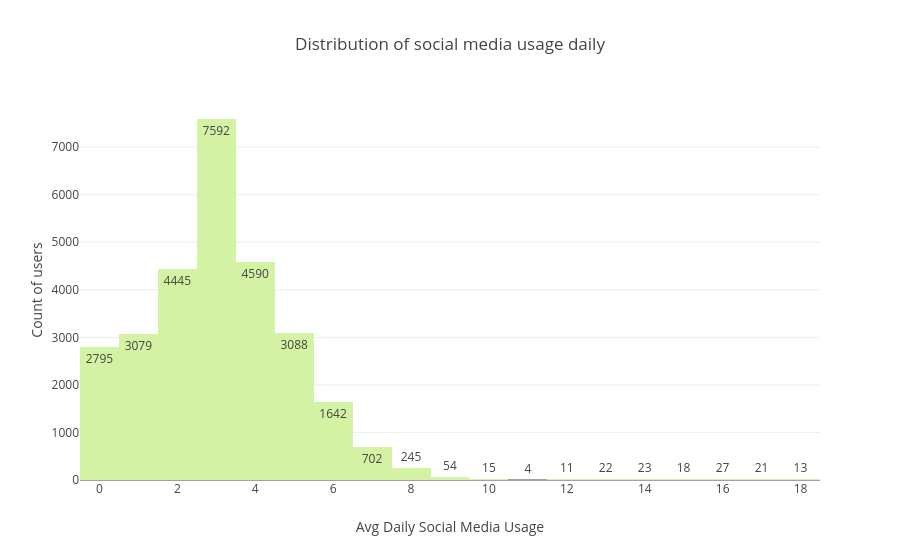

Notebook code cell kept with this figure:
### Markdown cell above
Q1: How much time users spend on social media daily?

### Code cell
fig=px.histogram(df,x="daily_social_media_time",text_auto=True,nbins=20,color_discrete_sequence=px.colors.sequential.Emrld,title='Distribution of social media usage daily')
fig.update_layout(
    xaxis_title="Avg Daily Social Media Usage",
    yaxis_title="Count of users",)

### Figure 1 — Plotly figure (JSON) as saved in the notebook; plotly's stock layout.template omitted (floating-point values rounded to 4 significant figures; data arrays with more than 128 entries replaced by an {"elided": "..."} marker saying what was removed)
{"data": [{"bingroup": "x", "hovertemplate": "daily_social_media_time=%{x}<br>count=%{y}<extra></extra>", "legendgroup": "", "marker": {"color": "rgb(211, 242, 163)", "pattern": {"shape": ""}}, "name": "", "nbinsx": 20, "orientation": "v", "showlegend": false, "texttemplate": "%{value}", "type": "histogram", "x": {"elided": "28386 float values"}, "xaxis": "x", "yaxis": "y"}], "layout": {"barmode": "relative", "legend": {"tracegroupgap": 0}, "title": {"text": "Distribution of social media usage daily"}, "xaxis": {"anchor": "y", "domain": [0, 1], "title": {"text": "Avg Daily Social Media Usage"}}, "yaxis": {"anchor": "x", "domain": [0, 1], "title": {"text": "Count of users"}}}}
